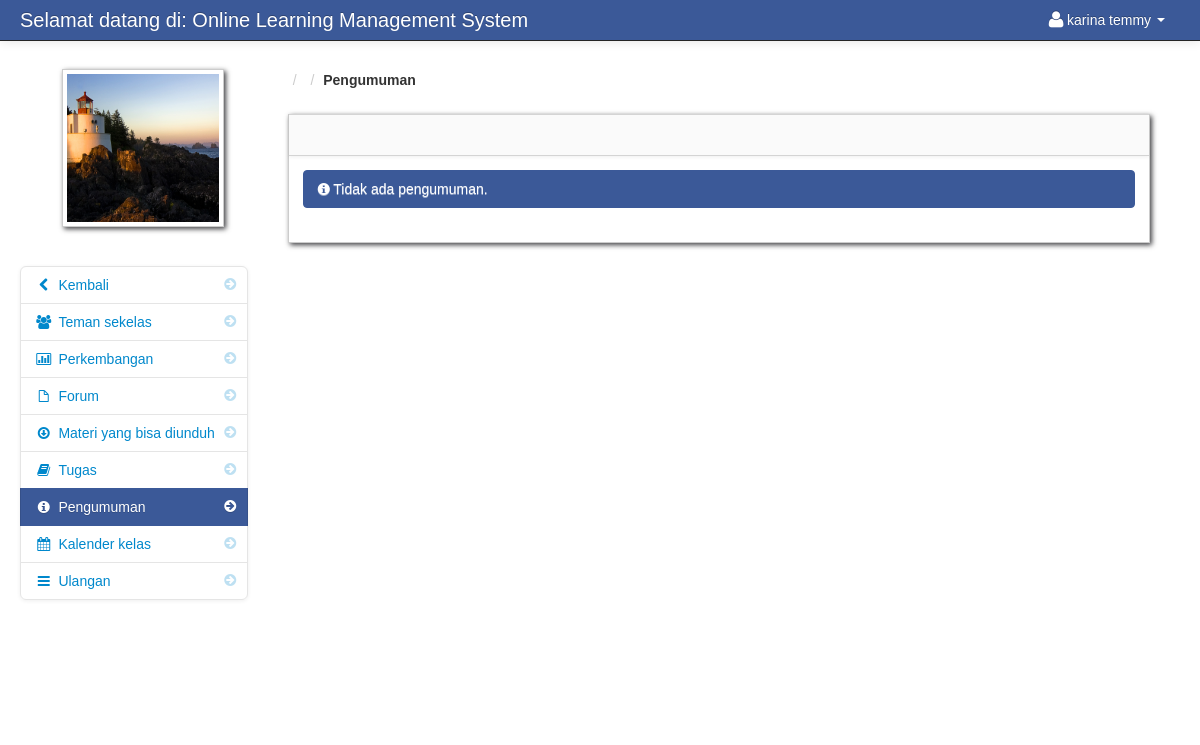
Screenshot of /announcements_student.php (signed in) with the database file from the repository.
### tables this page shows
CREATE TABLE IF NOT EXISTS `student` (
  `student_id` int(11) NOT NULL AUTO_INCREMENT,
  `firstname` varchar(100) NOT NULL,
  `lastname` varchar(100) NOT NULL,
  `class_id` int(11) NOT NULL,
  `username` varchar(100) NOT NULL,
  `password` varchar(100) NOT NULL,
  `location` varchar(100) NOT NULL,
  `status` varchar(100) NOT NULL,
  `forum_notification` enum('0','1') NOT NULL DEFAULT '1',
  `email` varchar(30) NOT NULL,
  PRIMARY KEY (`student_id`)
);

### session.php (called while the page is built, shortened)
<?php
$session_id=$_SESSION['id'];
?>

### navbar_student.php (the view, shortened to what this page needs)
<div class="navbar navbar-fixed-top navbar-inverse">
        <div class="navbar-inner">
            <div class="container-fluid">
                <a class="brand" href="#">Selamat datang di: Online Learning Management System</a>
					<div class="nav-collapse collapse">
						<ul class="nav pull-right">
							<?php $query= mysql_query("select * from student where student_id = '$session_id'")or die(mysql_error());
									$row = mysql_fetch_array($query);
							?>
							<li class="dropdown">
							<link rel="stylesheet" href="popup1/style.css" type="text/css" />
								<a href="#" role="button" class="dropdown-toggle" data-toggle="dropdown"> <i class="icon-user icon-large"></i><?php echo $row['firstname']." ".$row['lastname'];  ?> <i class="caret"></i></a>
							</li>
						</ul>
					</div>
            </div>
        </div>
</div>

### annoucement_link_student.php (shortened to what this page needs)
<div class="span3" id="sidebar">
	<img id="avatar" src="admin/<?php echo $row['location']; ?>" class="img-polaroid">
		<ul class="nav nav-list bs-docs-sidenav nav-collapse collapse">
				<li class=""><a href="dashboard_student.php"><i class="icon-chevron-right"></i><i class="icon-chevron-left"></i>&nbsp;Kembali</a></li>
				<li class=""><a href="my_classmates.php<?php echo '?id='.$get_id; ?>"><i class="icon-chevron-right"></i><i class="icon-group"></i>&nbsp;Teman sekelas</a></li>
				<li class=""><a href="progress.php<?php echo '?id='.$get_id; ?>"><i class="icon-chevron-right"></i><i class="icon-bar-chart"></i>&nbsp;Perkembangan</a></li>
				<li class=""><a href="subject_overview_student.php<?php echo '?id='.$get_id; ?>"><i class="icon-chevron-right"></i><i class="icon-file"></i>&nbsp;Forum</a></li>
				<li class=""><a href="downloadable_student.php<?php echo '?id='.$get_id; ?>"><i class="icon-chevron-right"></i><i class="icon-download"></i>&nbsp;Materi yang bisa diunduh</a></li>
				<li class=""><a href="assignment_student.php<?php echo '?id='.$get_id; ?>"><i class="icon-chevron-right"></i><i class="icon-book"></i>&nbsp;Tugas</a></li>
				<li class="active"><a href="announcements_student.php<?php echo '?id='.$get_id; ?>"><i class="icon-chevron-right"></i><i class="icon-info-sign"></i>&nbsp;Pengumuman</a></li>
				<li class=""><a href="class_calendar_student.php<?php echo '?id='.$get_id; ?>"><i class="icon-chevron-right"></i><i class="icon-calendar"></i>&nbsp;Kalender kelas</a></li>
				<li class=""><a href="student_quiz_list.php<?php echo '?id='.$get_id; ?>"><i class="icon-chevron-right"></i><i class="icon-reorder"></i>&nbsp;Ulangan</a></li>
		</ul>
</div>

### admin/assets/styles.css (style rules this page uses)
body { padding-top: 60px; padding-bottom: 40px; }
.bs-docs-sidenav { max-width: 228px; margin: 30px 0 0; padding: 0; background-color: #fff; -webkit-border-radius: 6px; -moz-border-radius: 6px; border-radius: 6px; -webkit-box-shadow: 0 1px 4px rgba(0,0,0,.065); -moz-box-shadow: 0 1px 4px rgba(0,0,0,.065); box-shadow: 0 1px 4px rgba(0,0,0,.065); }
.bs-docs-sidenav > li > a { display: block; width: 190px \9; margin: 0 0 -1px; padding: 8px 14px; border: 1px solid #e5e5e5; }
.bs-docs-sidenav > li:first-child > a { -webkit-border-radius: 6px 6px 0 0; -moz-border-radius: 6px 6px 0 0; border-radius: 6px 6px 0 0; }
.bs-docs-sidenav > li:last-child > a { -webkit-border-radius: 0 0 6px 6px; -moz-border-radius: 0 0 6px 6px; border-radius: 0 0 6px 6px; }
.bs-docs-sidenav > .active > a { position: relative; z-index: 2; padding: 9px 15px; border: 0; text-shadow: 0 1px 0 rgba(0,0,0,.15); -webkit-box-shadow: inset 1px 0 0 rgba(0,0,0,.1), inset -1px 0 0 rgba(0,0,0,.1); -moz-box-shadow: inset 1px 0 0 rgba(0,0,0,.1), inset -1px 0 0 rgba(0,0,0,.1); box-shadow: inset 1px 0 0 rgba(0,0,0,.1), inset -1px 0 0 rgba(0,0,0,.1); }
.bs-docs-sidenav .icon-chevron-right { float: right; margin-top: 2px; margin-right: -6px; opacity: .25; }
.bs-docs-sidenav .active .icon-chevron-right, .bs-docs-sidenav .active a:hover .icon-chevron-right { opacity: 1; }

### popup1/style.css (style rules this page uses)
* { margin: 0; padding: 0; }
body, html { font-family: Calibri, "times new roman", sans-serif; }

### rows the page displays
student: firstname "karina", lastname "temmy", location (picture)
